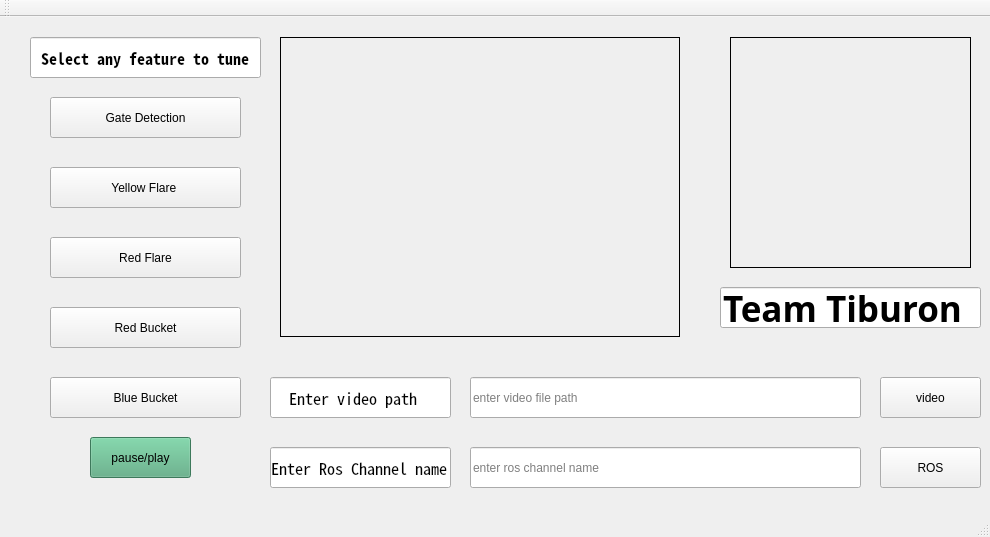
<?xml version="1.0" encoding="UTF-8"?>
<ui version="4.0">
 <class>mainwin</class>
 <widget class="QMainWindow" name="mainwin">
  <property name="geometry">
   <rect>
    <x>0</x>
    <y>0</y>
    <width>990</width>
    <height>537</height>
   </rect>
  </property>
  <property name="windowTitle">
   <string>Tiburon Video Tuner</string>
  </property>
  <property name="tabShape">
   <enum>QTabWidget::Rounded</enum>
  </property>
  <widget class="QWidget" name="centralWidget">
   <widget class="QLabel" name="logo">
    <property name="geometry">
     <rect>
      <x>730</x>
      <y>20</y>
      <width>241</width>
      <height>231</height>
     </rect>
    </property>
    <property name="frameShape">
     <enum>QFrame::Box</enum>
    </property>
    <property name="lineWidth">
     <number>1</number>
    </property>
    <property name="text">
     <string/>
    </property>
    <property name="margin">
     <number>7</number>
    </property>
    <property name="indent">
     <number>-1</number>
    </property>
   </widget>
   <widget class="QLineEdit" name="TiburonLabel">
    <property name="geometry">
     <rect>
      <x>720</x>
      <y>270</y>
      <width>261</width>
      <height>41</height>
     </rect>
    </property>
    <property name="font">
     <font>
      <family>Tlwg Mono</family>
      <pointsize>26</pointsize>
      <weight>75</weight>
      <bold>true</bold>
     </font>
    </property>
    <property name="text">
     <string>Team Tiburon</string>
    </property>
    <property name="readOnly">
     <bool>true</bool>
    </property>
   </widget>
   <widget class="QPushButton" name="redFlare">
    <property name="geometry">
     <rect>
      <x>50</x>
      <y>220</y>
      <width>191</width>
      <height>41</height>
     </rect>
    </property>
    <property name="text">
     <string>Red Flare</string>
    </property>
   </widget>
   <widget class="QPushButton" name="redBucket">
    <property name="geometry">
     <rect>
      <x>50</x>
      <y>290</y>
      <width>191</width>
      <height>41</height>
     </rect>
    </property>
    <property name="text">
     <string>Red Bucket</string>
    </property>
   </widget>
   <widget class="QPushButton" name="yellowFlare">
    <property name="geometry">
     <rect>
      <x>50</x>
      <y>150</y>
      <width>191</width>
      <height>41</height>
     </rect>
    </property>
    <property name="text">
     <string>Yellow Flare </string>
    </property>
   </widget>
   <widget class="QPushButton" name="blueBucket">
    <property name="geometry">
     <rect>
      <x>50</x>
      <y>360</y>
      <width>191</width>
      <height>41</height>
     </rect>
    </property>
    <property name="text">
     <string>Blue Bucket</string>
    </property>
   </widget>
   <widget class="QLabel" name="vid">
    <property name="geometry">
     <rect>
      <x>280</x>
      <y>20</y>
      <width>400</width>
      <height>300</height>
     </rect>
    </property>
    <property name="palette">
     <palette>
      <active>
       <colorrole role="Base">
        <brush brushstyle="SolidPattern">
         <color alpha="255">
          <red>255</red>
          <green>255</green>
          <blue>255</blue>
         </color>
        </brush>
       </colorrole>
       <colorrole role="Window">
        <brush brushstyle="SolidPattern">
         <color alpha="255">
          <red>95</red>
          <green>239</green>
          <blue>179</blue>
         </color>
        </brush>
       </colorrole>
       <colorrole role="NoRole">
        <brush brushstyle="SolidPattern">
         <color alpha="255">
          <red>87</red>
          <green>163</green>
          <blue>115</blue>
         </color>
        </brush>
       </colorrole>
      </active>
      <inactive>
       <colorrole role="Base">
        <brush brushstyle="SolidPattern">
         <color alpha="255">
          <red>255</red>
          <green>255</green>
          <blue>255</blue>
         </color>
        </brush>
       </colorrole>
       <colorrole role="Window">
        <brush brushstyle="SolidPattern">
         <color alpha="255">
          <red>95</red>
          <green>239</green>
          <blue>179</blue>
         </color>
        </brush>
       </colorrole>
       <colorrole role="NoRole">
        <brush brushstyle="SolidPattern">
         <color alpha="255">
          <red>0</red>
          <green>0</green>
          <blue>0</blue>
         </color>
        </brush>
       </colorrole>
      </inactive>
      <disabled>
       <colorrole role="Base">
        <brush brushstyle="SolidPattern">
         <color alpha="255">
          <red>95</red>
          <green>239</green>
          <blue>179</blue>
         </color>
        </brush>
       </colorrole>
       <colorrole role="Window">
        <brush brushstyle="SolidPattern">
         <color alpha="255">
          <red>95</red>
          <green>239</green>
          <blue>179</blue>
         </color>
        </brush>
       </colorrole>
       <colorrole role="NoRole">
        <brush brushstyle="SolidPattern">
         <color alpha="255">
          <red>0</red>
          <green>0</green>
          <blue>0</blue>
         </color>
        </brush>
       </colorrole>
      </disabled>
     </palette>
    </property>
    <property name="frameShape">
     <enum>QFrame::Box</enum>
    </property>
    <property name="frameShadow">
     <enum>QFrame::Plain</enum>
    </property>
    <property name="text">
     <string/>
    </property>
   </widget>
   <widget class="QLineEdit" name="lineEdit_2">
    <property name="geometry">
     <rect>
      <x>30</x>
      <y>20</y>
      <width>231</width>
      <height>41</height>
     </rect>
    </property>
    <property name="font">
     <font>
      <family>Noto Sans Mono CJK JP</family>
      <pointsize>12</pointsize>
      <weight>75</weight>
      <bold>true</bold>
      <underline>false</underline>
     </font>
    </property>
    <property name="text">
     <string> Select any feature to tune </string>
    </property>
    <property name="readOnly">
     <bool>true</bool>
    </property>
   </widget>
   <widget class="QPushButton" name="gate">
    <property name="geometry">
     <rect>
      <x>50</x>
      <y>80</y>
      <width>191</width>
      <height>41</height>
     </rect>
    </property>
    <property name="text">
     <string>Gate Detection</string>
    </property>
   </widget>
   <widget class="QPushButton" name="pushButton">
    <property name="geometry">
     <rect>
      <x>880</x>
      <y>360</y>
      <width>101</width>
      <height>41</height>
     </rect>
    </property>
    <property name="text">
     <string>video</string>
    </property>
   </widget>
   <widget class="QPushButton" name="pushButton_2">
    <property name="geometry">
     <rect>
      <x>880</x>
      <y>430</y>
      <width>101</width>
      <height>41</height>
     </rect>
    </property>
    <property name="text">
     <string>ROS</string>
    </property>
   </widget>
   <widget class="QLineEdit" name="lineEdit_3">
    <property name="geometry">
     <rect>
      <x>270</x>
      <y>360</y>
      <width>181</width>
      <height>41</height>
     </rect>
    </property>
    <property name="font">
     <font>
      <family>Noto Sans Mono CJK JP</family>
      <pointsize>12</pointsize>
      <weight>50</weight>
      <bold>false</bold>
      <underline>false</underline>
     </font>
    </property>
    <property name="text">
     <string>  Enter video path</string>
    </property>
    <property name="readOnly">
     <bool>true</bool>
    </property>
   </widget>
   <widget class="QLineEdit" name="lineEdit_4">
    <property name="geometry">
     <rect>
      <x>270</x>
      <y>430</y>
      <width>181</width>
      <height>41</height>
     </rect>
    </property>
    <property name="font">
     <font>
      <family>Noto Sans Mono CJK JP</family>
      <pointsize>12</pointsize>
      <weight>50</weight>
      <bold>false</bold>
      <underline>false</underline>
     </font>
    </property>
    <property name="text">
     <string>Enter Ros Channel name</string>
    </property>
    <property name="readOnly">
     <bool>true</bool>
    </property>
   </widget>
   <widget class="QLineEdit" name="lineEdit">
    <property name="geometry">
     <rect>
      <x>470</x>
      <y>430</y>
      <width>391</width>
      <height>41</height>
     </rect>
    </property>
    <property name="placeholderText">
     <string>enter ros channel name</string>
    </property>
   </widget>
   <widget class="QLineEdit" name="lineEdit_5">
    <property name="geometry">
     <rect>
      <x>470</x>
      <y>360</y>
      <width>391</width>
      <height>41</height>
     </rect>
    </property>
    <property name="placeholderText">
     <string>enter video file path</string>
    </property>
   </widget>
   <widget class="QPushButton" name="pause">
    <property name="geometry">
     <rect>
      <x>90</x>
      <y>420</y>
      <width>101</width>
      <height>41</height>
     </rect>
    </property>
    <property name="styleSheet">
     <string notr="true">background-color: rgb(85, 170, 127);</string>
    </property>
    <property name="text">
     <string>pause/play</string>
    </property>
   </widget>
  </widget>
  <widget class="QMenuBar" name="menuBar">
   <property name="geometry">
    <rect>
     <x>0</x>
     <y>0</y>
     <width>990</width>
     <height>19</height>
    </rect>
   </property>
  </widget>
  <widget class="QToolBar" name="mainToolBar">
   <attribute name="toolBarArea">
    <enum>TopToolBarArea</enum>
   </attribute>
   <attribute name="toolBarBreak">
    <bool>false</bool>
   </attribute>
  </widget>
  <widget class="QStatusBar" name="statusBar"/>
 </widget>
 <layoutdefault spacing="6" margin="11"/>
 <resources/>
 <connections/>
</ui>
